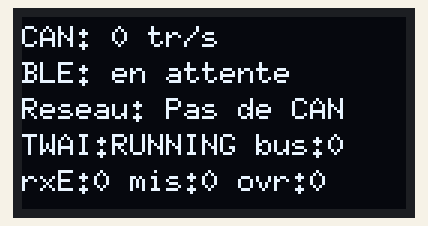
A sketch run on a simulated ESP32-C6. Shown: 128×64 one-colour display. No CAN messages arrive unless stated; nothing arrives over Bluetooth unless stated; a phone connects over Bluetooth LE 3 s after start.

Above: at 0.6 s.
At 3.6 s:
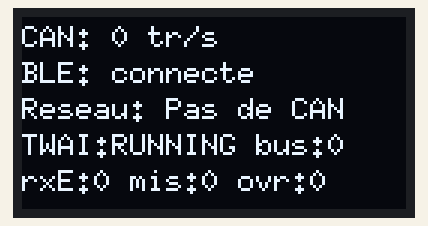

Measured:
- what the display in image 0 shows lasts 3.0 s, from 0.5 s to 3.5 s

The sketch:

Auris2_Module.ino
```cpp
/*
  Auris2_Module : sniffer CAN OBD2 PASSIF, Toyota Auris II Hybride, sortie Bluetooth BLE.

  SECURITE : le TWAI est configuré en TWAI_MODE_LISTEN_ONLY. Le contrôleur n'émet
  rien, pas même les ACK. Ce programme n'appelle JAMAIS twai_transmit : il
  n'envoie aucune trame sur le bus du véhicule.

  Câblage :
    SN65HVD230 : CTX -> D2, CRX -> D3, VCC -> 3V3, GND -> GND
    CANH -> prise OBD broche 6, CANL -> prise OBD broche 14, GND -> OBD broche 4/5
    OLED 0,96" SSD1315 (I2C, 0x3C) : SDA -> D4, SCL -> D5, VCC -> 3V3, GND -> GND
    Alim : 12V OBD broche 16 -> convertisseur 12V->5V -> 5V du XIAO

  BLE : serveur "Auris2" (lib BLE intégrée au core), diffuse toutes les trames CAN.
    Service         8f1a0001-3c2b-4d5e-9f00-a0b1c2d3e4f5
    Caract. NOTIFY  8f1a0002-3c2b-4d5e-9f00-a0b1c2d3e4f5
    Paquet = seq uint16 LE puis N trames : ts_ms u32 LE, id u32 LE
    (bits 0-28 id, bit 30 RTR, bit 31 étendue), dlc u8, données (0 si RTR).
    Taille max = MTU-3 (plafond 244, 20 si MTU inconnu).

  OLED réduit : débit CAN (trames/s), état BLE, état réseau CAN/TWAI, erreurs.
  Aucune valeur véhicule affichée (le décodage se fait dans l'appli).

  Carte : Seeed XIAO ESP32-C6, core esp32 3.x.
  Bibliothèque à installer : U8g2

  Note : SOC batterie HV non diffusé sur l'OBD, requête diag requise (impossible en listen-only).
*/
#include "driver/twai.h"
#include <BLEDevice.h>
#include <BLEServer.h>
#include <BLE2902.h>
#include <U8g2lib.h>

U8G2_SSD1306_128X64_NONAME_F_HW_I2C u8g2(U8G2_R0, U8X8_PIN_NONE);  // SSD1315 compatible SSD1306, SDA=D4, SCL=D5

#define CAN_TX_PIN D2  // modifiable
#define CAN_RX_PIN D3  // modifiable

// --- BLE : paquet = seq (2 octets) + trames concaténées ---
#define BLE_SVC  "8f1a0001-3c2b-4d5e-9f00-a0b1c2d3e4f5"
#define BLE_CHR  "8f1a0002-3c2b-4d5e-9f00-a0b1c2d3e4f5"
BLECharacteristic* bleChar;
BLE2902* bleCccd;
volatile bool bleConn = false;
// shortcut: suppose MTU 247 (l'appli le demande avant d'activer les notifs) ; lire le MTU réel si un client ne le négocie pas
const uint16_t bleMax = 244;  // taille max d'un paquet (MTU-3)
uint8_t blePkt[244];
uint16_t bleLen = 2, bleSeq = 0;
uint32_t bleT0;  // date de la 1re trame du buffer

class BleCb : public BLEServerCallbacks {
  void onConnect(BLEServer*) override { bleConn = true; }
  void onDisconnect(BLEServer*) override {
    bleConn = false;
    BLEDevice::startAdvertising();  // client suivant
  }
};

// Client connecté (la pile BLE ignore les notifs si le client ne s'est pas abonné)
bool bleOk() { return bleConn; }

void bleEnvoi() {
  if (bleLen <= 2) return;
  blePkt[0] = bleSeq; blePkt[1] = bleSeq >> 8; bleSeq++;
  bleChar->setValue(blePkt, bleLen);
  bleChar->notify();
  bleLen = 2;
}

void bleAjoute(const twai_message_t& m, uint32_t ts) {
  if (!bleOk()) { bleLen = 2; return; }
  uint8_t dlc = m.data_length_code > 8 ? 8 : m.data_length_code;
  uint8_t n = m.rtr ? 0 : dlc;
  if (bleLen + 9 + n > bleMax) bleEnvoi();
  if (bleLen == 2) bleT0 = ts;
  uint32_t id = (m.identifier & 0x1FFFFFFF) | (m.extd ? 1UL << 31 : 0) | (m.rtr ? 1UL << 30 : 0);
  memcpy(blePkt + bleLen, &ts, 4);  // ESP32 little-endian
  memcpy(blePkt + bleLen + 4, &id, 4);
  blePkt[bleLen + 8] = dlc;
  memcpy(blePkt + bleLen + 9, m.data, n);
  bleLen += 9 + n;
}

void bleInit() {
  BLEDevice::init("Auris2");
  BLEDevice::setMTU(247);
  BLEServer* srv = BLEDevice::createServer();
  srv->setCallbacks(new BleCb());
  BLEService* svc = srv->createService(BLE_SVC);
  bleChar = svc->createCharacteristic(BLE_CHR, BLECharacteristic::PROPERTY_NOTIFY);
  bleCccd = new BLE2902();
  bleChar->addDescriptor(bleCccd);
  svc->start();
  BLEAdvertising* adv = BLEDevice::getAdvertising();
  adv->addServiceUUID(BLE_SVC);
  adv->setScanResponse(true);
  BLEDevice::startAdvertising();
}

// DBC Motorola (@0) : start = bit de poids fort, numérotation octet*8 + bit (7..0)
uint32_t getBE(const uint8_t* d, int start, int len) {
  uint32_t v = 0; int bit = start;
  for (int i = 0; i < len; i++) {
    v = (v << 1) | ((d[bit >> 3] >> (bit & 7)) & 1);
    bit = ((bit & 7) == 0) ? bit + 15 : bit - 1;
  }
  return v;
}
int32_t getBEs(const uint8_t* d, int start, int len) {  // signé (complément à 2)
  uint32_t v = getBE(d, start, len);
  if (v & (1UL << (len - 1))) v |= ~((1UL << len) - 1);
  return (int32_t)v;
}

uint32_t tDerniere = 0;

uint32_t nTrames = 0, canFps = 0, tFps = 0, tOled = 0;

void erreurFatale(const char* msg) {
  Serial.println(msg);
  u8g2.clearBuffer();
  u8g2.setFont(u8g2_font_6x10_tf);
  u8g2.drawStr(0, 10, "ERREUR");
  u8g2.drawStr(0, 26, msg);
  u8g2.sendBuffer();
  while (true) delay(1000);
}

// Écran réduit : 5 lignes (débit, BLE, réseau, état TWAI, compteurs d'erreurs)
void oledMaj() {
  char l[24];
  twai_status_info_t st;
  bool ok = twai_get_status_info(&st) == ESP_OK;
  u8g2.clearBuffer();
  u8g2.setFont(u8g2_font_6x10_tf);
  snprintf(l, sizeof l, "CAN: %lu tr/s", (unsigned long)canFps);
  u8g2.drawStr(0, 10, l);
  u8g2.drawStr(0, 22, bleConn ? "BLE: connecte" : "BLE: en attente");
  u8g2.drawStr(0, 34, (millis() - tDerniere < 2000 && tDerniere) ? "Reseau: OK" : "Reseau: Pas de CAN");
  if (ok) {
    const char* e = st.state == TWAI_STATE_RUNNING ? "RUNNING" : st.state == TWAI_STATE_BUS_OFF ? "BUS-OFF"
                  : st.state == TWAI_STATE_RECOVERING ? "RECOV" : "STOPPED";
    snprintf(l, sizeof l, "TWAI:%s bus:%lu", e, (unsigned long)st.bus_error_count);
    u8g2.drawStr(0, 46, l);
    snprintf(l, sizeof l, "rxE:%lu mis:%lu ovr:%lu", (unsigned long)st.rx_error_counter,
             (unsigned long)st.rx_missed_count, (unsigned long)st.rx_overrun_count);
    u8g2.drawStr(0, 58, l);
  } else {
    u8g2.drawStr(0, 46, "TWAI: ?");
  }
  u8g2.sendBuffer();
}

// Auto-test des fonctions d'extraction
void autoTest() {
  uint8_t a[8] = {0x12, 0x34, 0, 0, 0, 0, 0, 0};
  uint8_t b[8] = {0x0F, 0xFF, 0, 0, 0, 0, 0, 0};
  if (getBE(a, 7, 16) != 0x1234) erreurFatale("Test getBE KO");
  if (getBEs(b, 3, 12) != -1) erreurFatale("Test getBEs KO");
}

void setup() {
  Serial.begin(115200);
  u8g2.begin();  // avant autoTest : erreurFatale écrit sur l'écran
  autoTest();
  bleInit();

  twai_general_config_t g = TWAI_GENERAL_CONFIG_DEFAULT((gpio_num_t)CAN_TX_PIN, (gpio_num_t)CAN_RX_PIN, TWAI_MODE_LISTEN_ONLY);
  g.rx_queue_len = 64;
  twai_timing_config_t t = TWAI_TIMING_CONFIG_500KBITS();
  twai_filter_config_t f = TWAI_FILTER_CONFIG_ACCEPT_ALL();
  if (twai_driver_install(&g, &t, &f) != ESP_OK) erreurFatale("TWAI install KO");
  if (twai_start() != ESP_OK) erreurFatale("TWAI start KO");
}

void loop() {
  twai_message_t m;
  while (twai_receive(&m, 0) == ESP_OK) {
    tDerniere = millis();
    nTrames++;
    // Dump candump : (sec.ms) can0 ID#DONNEES
    uint32_t ms = tDerniere;
    Serial.printf("(%lu.%03lu) can0 %03X#", (unsigned long)(ms / 1000), (unsigned long)(ms % 1000), (unsigned)m.identifier);
    for (int i = 0; i < m.data_length_code && !m.rtr; i++) Serial.printf("%02X", m.data[i]);
    Serial.print('\n');
    bleAjoute(m, tDerniere);
  }
  if (bleLen > 2 && millis() - bleT0 > 20) bleEnvoi();  // flush après 20 ms
  uint32_t now = millis();
  if (now - tFps >= 1000) { canFps = nTrames; nTrames = 0; tFps = now; }
  if (now - tOled >= 500) { tOled = now; oledMaj(); }  // shortcut: sendBuffer I2C ~25 ms en bloquant ; file RX 64 trames, ok à 500 kbit/s si bus pas saturé
}
```
